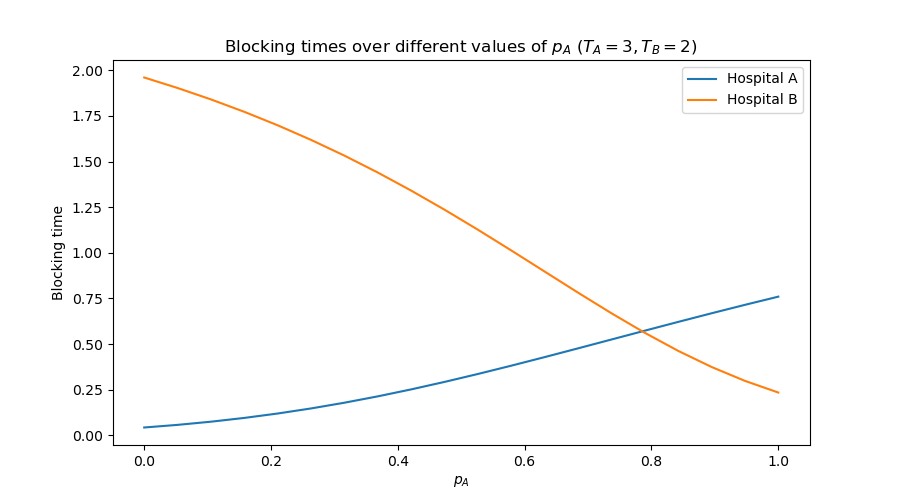

Recreate this plot in Python.
import matplotlib.pyplot as plt
import numpy as np

import ambulance_game as abg

lambda_2 = 2

lambda_1_1 = 1
mu_1 = 1
num_of_servers_1 = 3
threshold_1 = 3
system_capacity_1 = 4
buffer_capacity_1 = 4

lambda_1_2 = 1
mu_2 = 1
num_of_servers_2 = 3
threshold_2 = 2
system_capacity_2 = 4
buffer_capacity_2 = 4

hospital_1_times = tuple()
hospital_2_times = tuple()

prop_1_range = np.linspace(0, 1, 20)

for prop_1 in prop_1_range:

    lambda_2_1 = prop_1 * lambda_2
    lambda_2_2 = (1 - prop_1) * lambda_2

    mean_blocking_time_1 = (
        abg.markov.get_mean_blocking_time_using_markov_state_probabilities(
            lambda_2=lambda_2_1,
            lambda_1=lambda_1_1,
            mu=mu_1,
            num_of_servers=num_of_servers_1,
            threshold=threshold_1,
            system_capacity=system_capacity_1,
            buffer_capacity=buffer_capacity_1,
        )
    )

    mean_blocking_time_2 = (
        abg.markov.get_mean_blocking_time_using_markov_state_probabilities(
            lambda_2=lambda_2_2,
            lambda_1=lambda_1_2,
            mu=mu_2,
            num_of_servers=num_of_servers_2,
            threshold=threshold_2,
            system_capacity=system_capacity_2,
            buffer_capacity=buffer_capacity_2,
        )
    )

    hospital_1_times += (mean_blocking_time_1,)
    hospital_2_times += (mean_blocking_time_2,)

plt.figure(figsize=(9, 5))
plt.plot(prop_1_range, hospital_1_times)
plt.plot(prop_1_range, hospital_2_times)

plt.title("Blocking times over different values of $p_A$ $(T_A = 3, T_B = 2)$")
plt.xlabel("$p_A$")
plt.ylabel("Blocking time")

plt.legend(["Hospital A", "Hospital B"])
plt.savefig("main.png", transparent=True)
